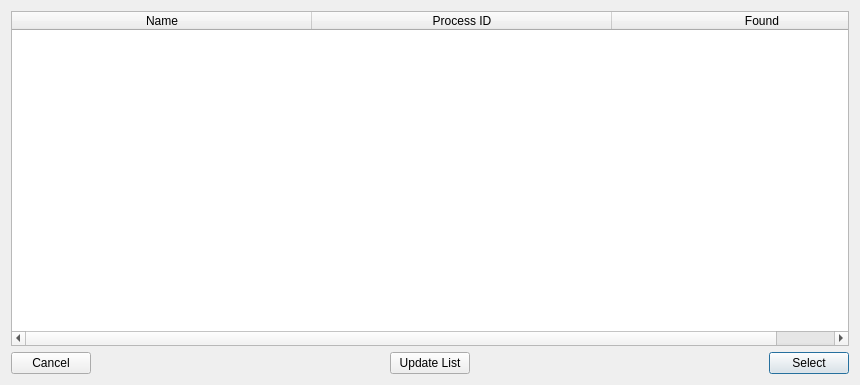
<?xml version="1.0" encoding="UTF-8"?>
<ui version="4.0">
 <class>DialogSelectProcess</class>
 <widget class="QDialog" name="DialogSelectProcess">
  <property name="geometry">
   <rect>
    <x>0</x>
    <y>0</y>
    <width>860</width>
    <height>385</height>
   </rect>
  </property>
  <property name="windowTitle">
   <string>Select Process</string>
  </property>
  <layout class="QGridLayout" name="gridLayout">
   <item row="0" column="0">
    <widget class="QTableWidget" name="tableWidgetProcesses">
     <property name="editTriggers">
      <set>QAbstractItemView::NoEditTriggers</set>
     </property>
     <property name="tabKeyNavigation">
      <bool>false</bool>
     </property>
     <property name="showDropIndicator" stdset="0">
      <bool>false</bool>
     </property>
     <property name="selectionMode">
      <enum>QAbstractItemView::SingleSelection</enum>
     </property>
     <property name="selectionBehavior">
      <enum>QAbstractItemView::SelectRows</enum>
     </property>
     <property name="verticalScrollMode">
      <enum>QAbstractItemView::ScrollPerPixel</enum>
     </property>
     <property name="horizontalScrollMode">
      <enum>QAbstractItemView::ScrollPerPixel</enum>
     </property>
     <property name="showGrid">
      <bool>false</bool>
     </property>
     <property name="gridStyle">
      <enum>Qt::NoPen</enum>
     </property>
     <property name="wordWrap">
      <bool>false</bool>
     </property>
     <attribute name="horizontalHeaderDefaultSectionSize">
      <number>300</number>
     </attribute>
     <attribute name="verticalHeaderVisible">
      <bool>false</bool>
     </attribute>
     <attribute name="verticalHeaderDefaultSectionSize">
      <number>20</number>
     </attribute>
     <column>
      <property name="text">
       <string>Name</string>
      </property>
     </column>
     <column>
      <property name="text">
       <string>Process ID</string>
      </property>
     </column>
     <column>
      <property name="text">
       <string>Found</string>
      </property>
     </column>
    </widget>
   </item>
   <item row="1" column="0">
    <layout class="QHBoxLayout" name="horizontalLayout">
     <item>
      <widget class="QPushButton" name="btnCancel">
       <property name="text">
        <string>Cancel</string>
       </property>
      </widget>
     </item>
     <item>
      <spacer name="horizontalSpacer">
       <property name="orientation">
        <enum>Qt::Horizontal</enum>
       </property>
       <property name="sizeHint" stdset="0">
        <size>
         <width>40</width>
         <height>20</height>
        </size>
       </property>
      </spacer>
     </item>
     <item>
      <widget class="QPushButton" name="btnUpdateList">
       <property name="text">
        <string>Update List</string>
       </property>
      </widget>
     </item>
     <item>
      <spacer name="horizontalSpacer_2">
       <property name="orientation">
        <enum>Qt::Horizontal</enum>
       </property>
       <property name="sizeHint" stdset="0">
        <size>
         <width>40</width>
         <height>20</height>
        </size>
       </property>
      </spacer>
     </item>
     <item>
      <widget class="QPushButton" name="btnSelect">
       <property name="text">
        <string>Select</string>
       </property>
       <property name="default">
        <bool>true</bool>
       </property>
      </widget>
     </item>
    </layout>
   </item>
  </layout>
 </widget>
 <resources/>
 <connections/>
</ui>
